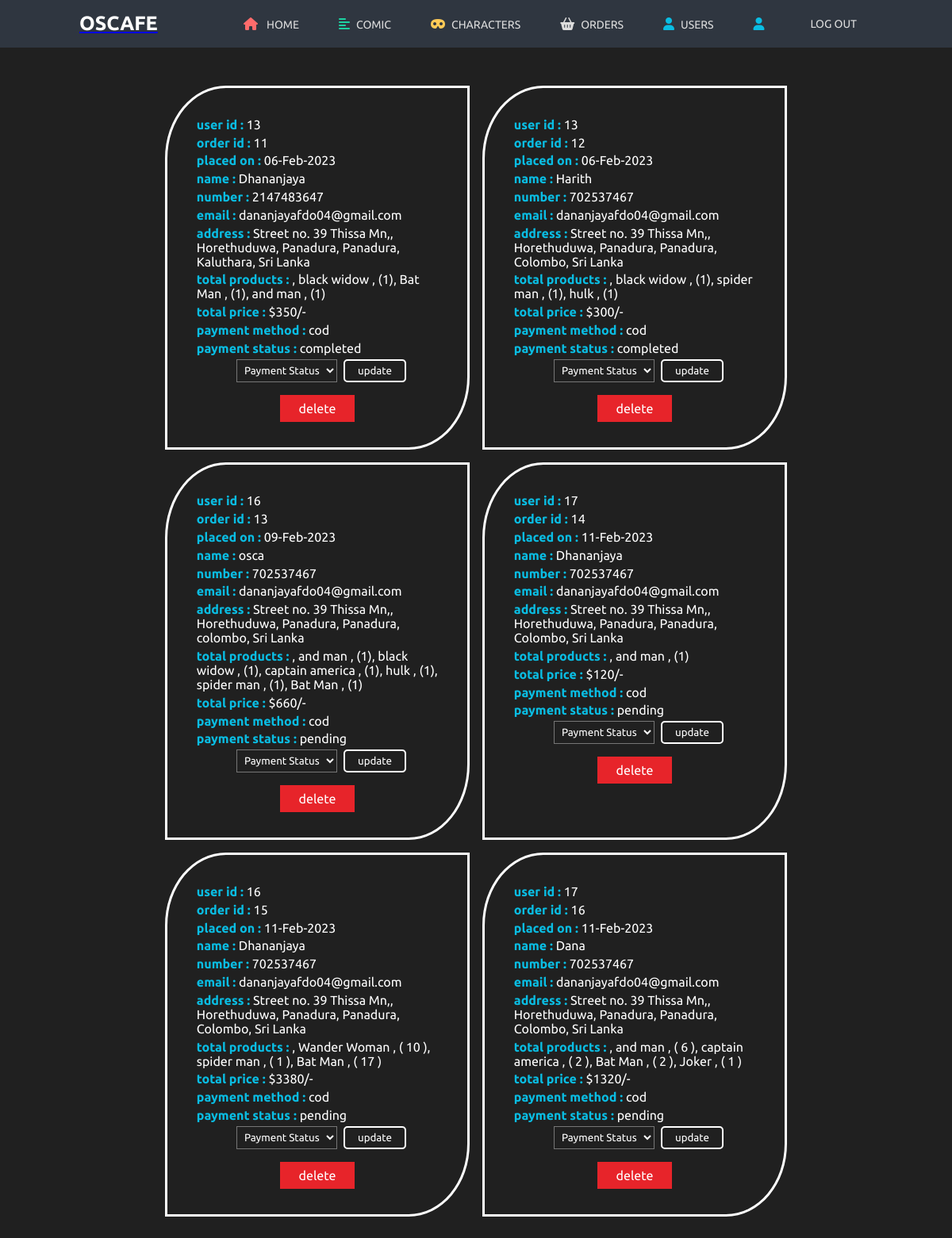
The app's page /admin_orders.php (signed in) with its own data.
### tables this page shows
CREATE TABLE `orders` (
  `order_id` int(11) NOT NULL,
  `user_id` int(11) NOT NULL,
  `name` varchar(100) NOT NULL,
  `mobile_no` int(12) NOT NULL,
  `email` varchar(100) NOT NULL,
  `payment_method` varchar(20) NOT NULL,
  `address` varchar(500) NOT NULL,
  `post_code` varchar(8) NOT NULL,
  `total_products` varchar(5000) NOT NULL,
  `total_price` int(100) NOT NULL,
  `placed_on` varchar(50) NOT NULL,
  `paymnet_status` varchar(20) NOT NULL
);

### admin_orders.php (the view, shortened to what this page needs)
<?php
@include "db_reference.php";
?>
<!DOCTYPE html>
<html lang="en">
<head>
    <link rel="stylesheet" href="styles/admin.css">
    <link rel="stylesheet" href="https://cdnjs.cloudflare.com/ajax/libs/font-awesome/6.0.0/css/all.min.css">
    <link rel="stylesheet" href="https://cdn.jsdelivr.net/npm/swiper@8/swiper-bundle.min.css" />
</head>
<body>
    <?php require_once "admin_header.php" ?>
    <section class="orders">
        <?php
            $sql = "SELECT * FROM orders;";
            $result = mysqli_query($connect, $sql);
            if(mysqli_num_rows($result) > 0){
                while($row = mysqli_fetch_assoc($result)){
        ?>
            <div class="box">
                <p> user id : <span><?php echo $row['user_id'] ?></span> </p>
                <p> order id : <span><?php echo $row['order_id'] ?></p>
                <p> placed on : <span><?php echo $row['placed_on'] ?></span> </p>
                <p> name : <span><?php echo $row['name'] ?></span> </p>
                <p> number : <span><?php echo $row['mobile_no'] ?></span> </p>
                <p> email : <span><?php echo $row['email'] ?></span> </p>
                <p> address : <span><?php echo $row['address'] ?></span> </p>
                <p> total products : <span><?php echo $row['total_products'] ?></span> </p>
                <p> total price : <span>$<?php echo $row['total_price'] ?>/-</span> </p>
                <p> payment method : <span><?php echo $row['payment_method'] ?></span> </p>
                <p> payment status : <span><?php echo $row['paymnet_status'] ?></span> </p>
                <form action="" method="post">
                    <select name="update_payment">
                    <option disabled selected>Payment Status</option>
                    </select>
                    <input type="submit" name="update_order" value="update" class="option-btn">
                </form>
                <div class="delete_div">
                    <a href="admin_orders.php?delete=<?php echo $row['order_id']; ?>" class="delete-btn" onclick="return confirm('delete this order?');">delete</a>
                </div>
            </div>
            <?php
            }
        }else{
        ?>
            <div class="users_unavailable">
                <p>There is no orders available</p>
            </div>
        <?php
        }
    ?>
    </section>
</body>
</html>

### admin_header.php (shortened to what this page needs)
<header>
      <div class="inner-width">
      <a href="index.php" class="logo"><p>OSCAFE</p></a>
        <nav class="navigation-menu">
          <a href="admin_index.php"><i class="fas fa-home home"></i> Home</a>
          <a href="admin_comic.php"><i class="fas fa-align-left about"></i>Comic</a>
          <a href="admin_character.php"><i class="fa-solid fa-mask hero"></i>Characters</a>
          <a href="admin_orders.php"><i class="fa fa-shopping-basket"></i>Orders</a>
          <a href="admin_users.php"><i class="fa fa-user"></i>users</a>
          <a href="admin_change_pass.php"><i class="fa-solid fa-user"></i></a>
          <a href="logout.php">log out</div></a>
</header>

### styles/admin.css (style rules this page uses)
:root { --mainColor: #202020; --whiteFont: #FFFFFF; --RedColor: #e7242a; }
* { padding: 0; margin: 0; font-family: 'Ubuntu'; }
body { background-color: var(--mainColor); }
header { height: 60px; background: #2f3640; }
.inner-width { max-width: 1000px; padding: 0 10px; margin: auto; }
.logo { float: left; padding: 15px 0; }
.logo p { color: white; font-weight: bold; font-size: 25px; text-decoration: none; }
.navigation-menu { float: right; display: flex; align-items: center; min-height: 60px; }
.navigation-menu a { margin-left: 10px; color: #ddd; text-transform: uppercase; font-size: 14px; padding: 12px 20px; border-radius: 4px; transition: .3s linear; text-decoration: none; }
.navigation-menu i { margin-right: 8px; font-size: 16px; }
.home { color: #ff6b6b; }
.about { color: #1dd1a1; }
.hero { color: #feca57; }
.fa-user { color: #0abde3; }
form input, .select_div { border: 2px solid white; border-radius: 5px; background-color: var(--mainColor); }
select { margin-left: 10px; padding: 5px; background-color: var(--mainColor); color: white; }
option { background-color: var(--mainColor); color: white; }
.orders { color: white; margin: 3rem; display: grid; grid-template-columns: repeat(auto-fit, 24rem); justify-content: center; gap: 1rem; }
.box { border: .2rem solid white; border-radius: 20% 0 20% 0; padding: 2rem; }
.box p { color: #0abde3; margin: .3rem; font-weight: bold; margin-bottom: .3rem; }
.box span { color: white; font-weight: normal; }
.box form { display: flex; justify-content: center; gap: .5rem; }
.option-btn { padding: 0 1rem; color: var(--whiteFont); }
.delete_div { margin-top: 1rem; display: flex; justify-content: center; }
.box a { text-decoration: none; color: white; background-color: var(--RedColor); padding: .5rem 1.5rem; }

### records on screen
orders: user "13", order_id "11", placed_on "06-Feb-2023", name "Dhananjaya", mobile_no "2147483647", email "dananjayafdo04@gmail.com", address "Street no. 39 Thissa Mn,, Horethuduwa, Panadura, Panadura, Kaluthara, Sri Lanka", total_products ", black widow , (1), Bat Man , (1), and man , (1)", total_price "350", payment_method "cod", paymnet_status "completed"
orders: user "13", order_id "12", placed_on "06-Feb-2023", name "Harith", mobile_no "702537467", email "dananjayafdo04@gmail.com", address "Street no. 39 Thissa Mn,, Horethuduwa, Panadura, Panadura, Colombo, Sri Lanka", total_products ", black widow , (1), spider man , (1), hulk , (1)", total_price "300", payment_method "cod", paymnet_status "completed"
orders: user "16", order_id "13", placed_on "09-Feb-2023", name "osca", mobile_no "702537467", email "dananjayafdo04@gmail.com", address "Street no. 39 Thissa Mn,, Horethuduwa, Panadura, Panadura, colombo, Sri Lanka", total_products ", and man , (1), black widow , (1), captain america , (1), hulk , (1), spider man , (1), Bat Man , (1)", total_price "660", payment_method "cod", paymnet_status "pending"
orders: user "17", order_id "14", placed_on "11-Feb-2023", name "Dhananjaya", mobile_no "702537467", email "dananjayafdo04@gmail.com", address "Street no. 39 Thissa Mn,, Horethuduwa, Panadura, Panadura, Colombo, Sri Lanka", total_products ", and man , (1)", total_price "120", payment_method "cod", paymnet_status "pending"
orders: user "16", order_id "15", placed_on "11-Feb-2023", name "Dhananjaya", mobile_no "702537467", email "dananjayafdo04@gmail.com", address "Street no. 39 Thissa Mn,, Horethuduwa, Panadura, Panadura, Colombo, Sri Lanka", total_products ", Wander Woman , ( 10 ), spider man , ( 1 ), Bat Man , ( 17 )", total_price "3380", payment_method "cod", paymnet_status "pending"
orders: user "17", order_id "16", placed_on "11-Feb-2023", name "Dana", mobile_no "702537467", email "dananjayafdo04@gmail.com", address "Street no. 39 Thissa Mn,, Horethuduwa, Panadura, Panadura, Colombo, Sri Lanka", total_products ", and man , ( 6 ), captain america , ( 2 ), Bat Man , ( 2 ), Joker , ( 1 )", total_price "1320", payment_method "cod", paymnet_status "pending"
